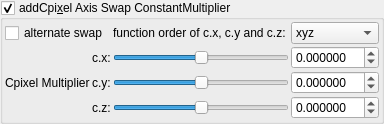
    <widget class="MyGroupBox" name="groupCheck_transf_addCpixel_enabled_false">
     <property name="toolTip">
      <string>&lt;html&gt;&lt;head/&gt;&lt;body&gt;&lt;p&gt;Cpixel is CVector3 c = ( c.x, c.y, c.z). It is each original point (pixel) in 3D space where the iteration starts from, ( c = original z for each point .) It is commonly found in formula structures z = f(z) + c.&lt;/p&gt;&lt;p&gt;The Cpixel multiplier effectively scales this point &amp;quot;c&amp;quot;.&lt;/p&gt;&lt;p&gt;This transform allows the swapping of the order of the &amp;quot;CVector3 c&amp;quot; components before being multiplied by &amp;quot;CVector3 z&amp;quot; components.&lt;/p&gt;&lt;/body&gt;&lt;/html&gt;</string>
     </property>
     <property name="title">
      <string>addCpi&amp;xel Axis Swap ConstantMultiplier </string>
     </property>
     <property name="checkable">
      <bool>true</bool>
     </property>
     <layout class="QVBoxLayout" name="verticalLayout_51">
      <property name="spacing">
       <number>2</number>
      </property>
      <property name="leftMargin">
       <number>2</number>
      </property>
      <property name="topMargin">
       <number>2</number>
      </property>
      <property name="rightMargin">
       <number>2</number>
      </property>
      <property name="bottomMargin">
       <number>2</number>
      </property>
      <item>
       <layout class="QGridLayout" name="gridLayout_25">
        <property name="spacing">
         <number>2</number>
        </property>
        <item row="2" column="2">
         <widget class="QSlider" name="slider3_transf_constant_multiplierC_111_y">
          <property name="sizePolicy">
           <sizepolicy hsizetype="Expanding" vsizetype="Maximum">
            <horstretch>0</horstretch>
            <verstretch>0</verstretch>
           </sizepolicy>
          </property>
          <property name="minimum">
           <number>-10000000</number>
          </property>
          <property name="maximum">
           <number>10000000</number>
          </property>
          <property name="value">
           <number>0</number>
          </property>
          <property name="sliderPosition">
           <number>0</number>
          </property>
          <property name="orientation">
           <enum>Qt::Horizontal</enum>
          </property>
         </widget>
        </item>
        <item row="1" column="2">
         <widget class="QSlider" name="slider3_transf_constant_multiplierC_111_x">
          <property name="sizePolicy">
           <sizepolicy hsizetype="Expanding" vsizetype="Maximum">
            <horstretch>0</horstretch>
            <verstretch>0</verstretch>
           </sizepolicy>
          </property>
          <property name="minimum">
           <number>-10000000</number>
          </property>
          <property name="maximum">
           <number>10000000</number>
          </property>
          <property name="value">
           <number>0</number>
          </property>
          <property name="sliderPosition">
           <number>0</number>
          </property>
          <property name="orientation">
           <enum>Qt::Horizontal</enum>
          </property>
         </widget>
        </item>
        <item row="1" column="3">
         <widget class="MyDoubleSpinBox" name="spinbox3_transf_constant_multiplierC_111_x">
          <property name="sizePolicy">
           <sizepolicy hsizetype="Minimum" vsizetype="Maximum">
            <horstretch>0</horstretch>
            <verstretch>0</verstretch>
           </sizepolicy>
          </property>
          <property name="prefix">
           <string/>
          </property>
          <property name="suffix">
           <string/>
          </property>
          <property name="decimals">
           <number>6</number>
          </property>
          <property name="minimum">
           <double>-99.989999999999995</double>
          </property>
          <property name="maximum">
           <double>99.989999999999995</double>
          </property>
          <property name="singleStep">
           <double>0.100000000000000</double>
          </property>
         </widget>
        </item>
        <item row="3" column="2">
         <widget class="QSlider" name="slider3_transf_constant_multiplierC_111_z">
          <property name="sizePolicy">
           <sizepolicy hsizetype="Expanding" vsizetype="Maximum">
            <horstretch>0</horstretch>
            <verstretch>0</verstretch>
           </sizepolicy>
          </property>
          <property name="minimum">
           <number>-10000000</number>
          </property>
          <property name="maximum">
           <number>10000000</number>
          </property>
          <property name="value">
           <number>0</number>
          </property>
          <property name="sliderPosition">
           <number>0</number>
          </property>
          <property name="orientation">
           <enum>Qt::Horizontal</enum>
          </property>
         </widget>
        </item>
        <item row="1" column="1">
         <widget class="QLabel" name="label_109">
          <property name="text">
           <string>c.x:</string>
          </property>
         </widget>
        </item>
        <item row="3" column="3">
         <widget class="MyDoubleSpinBox" name="spinbox3_transf_constant_multiplierC_111_z">
          <property name="sizePolicy">
           <sizepolicy hsizetype="Minimum" vsizetype="Maximum">
            <horstretch>0</horstretch>
            <verstretch>0</verstretch>
           </sizepolicy>
          </property>
          <property name="prefix">
           <string/>
          </property>
          <property name="suffix">
           <string/>
          </property>
          <property name="decimals">
           <number>6</number>
          </property>
          <property name="minimum">
           <double>-99.989999999999995</double>
          </property>
          <property name="maximum">
           <double>99.989999999999995</double>
          </property>
          <property name="singleStep">
           <double>0.100000000000000</double>
          </property>
         </widget>
        </item>
        <item row="2" column="3">
         <widget class="MyDoubleSpinBox" name="spinbox3_transf_constant_multiplierC_111_y">
          <property name="sizePolicy">
           <sizepolicy hsizetype="Minimum" vsizetype="Maximum">
            <horstretch>0</horstretch>
            <verstretch>0</verstretch>
           </sizepolicy>
          </property>
          <property name="prefix">
           <string/>
          </property>
          <property name="suffix">
           <string/>
          </property>
          <property name="decimals">
           <number>6</number>
          </property>
          <property name="minimum">
           <double>-99.989999999999995</double>
          </property>
          <property name="maximum">
           <double>99.989999999999995</double>
          </property>
          <property name="singleStep">
           <double>0.100000000000000</double>
          </property>
         </widget>
        </item>
        <item row="0" column="3">
         <widget class="QComboBox" name="comboBox_mandelbulbMulti_order_of_xyz_C">
          <item>
           <property name="text">
            <string>xyz</string>
           </property>
          </item>
          <item>
           <property name="text">
            <string>xzy</string>
           </property>
          </item>
          <item>
           <property name="text">
            <string>yxz</string>
           </property>
          </item>
          <item>
           <property name="text">
            <string>yzx</string>
           </property>
          </item>
          <item>
           <property name="text">
            <string>zxy</string>
           </property>
          </item>
          <item>
           <property name="text">
            <string>zyx</string>
           </property>
          </item>
         </widget>
        </item>
        <item row="2" column="1">
         <widget class="QLabel" name="label_110">
          <property name="text">
           <string>c.y:</string>
          </property>
         </widget>
        </item>
        <item row="0" column="2">
         <widget class="QLabel" name="label">
          <property name="text">
           <string>function order of c.x, c.y and c.z: </string>
          </property>
          <property name="alignment">
           <set>Qt::AlignCenter</set>
          </property>
         </widget>
        </item>
        <item row="3" column="1">
         <widget class="QLabel" name="label_111">
          <property name="text">
           <string>c.z:</string>
          </property>
         </widget>
        </item>
        <item row="1" column="0" rowspan="3">
         <widget class="QLabel" name="label_108">
          <property name="text">
           <string>Cpixel Multiplier</string>
          </property>
         </widget>
        </item>
        <item row="0" column="0" colspan="2">
         <widget class="QCheckBox" name="checkBox_transf_alternate_enabled_false">
          <property name="text">
           <string>alternate swap</string>
          </property>
         </widget>
        </item>
       </layout>
      </item>
     </layout>
    </widget>
